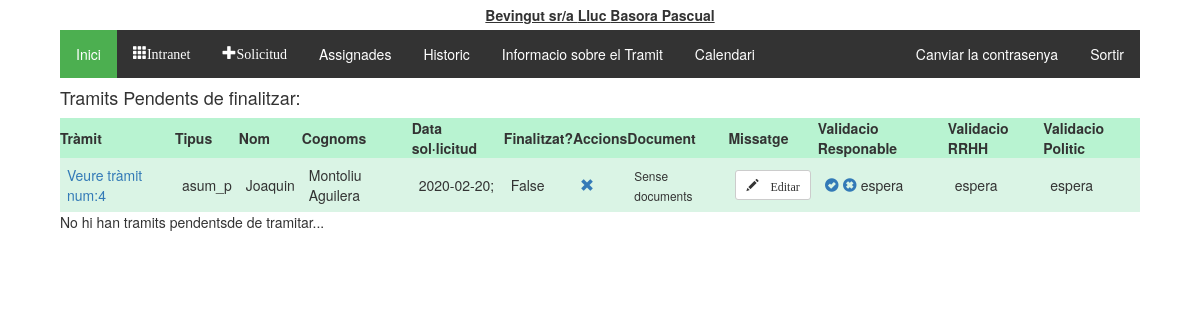
The page /tramitador/assignades/ (signed in) on the database as committed earlier.
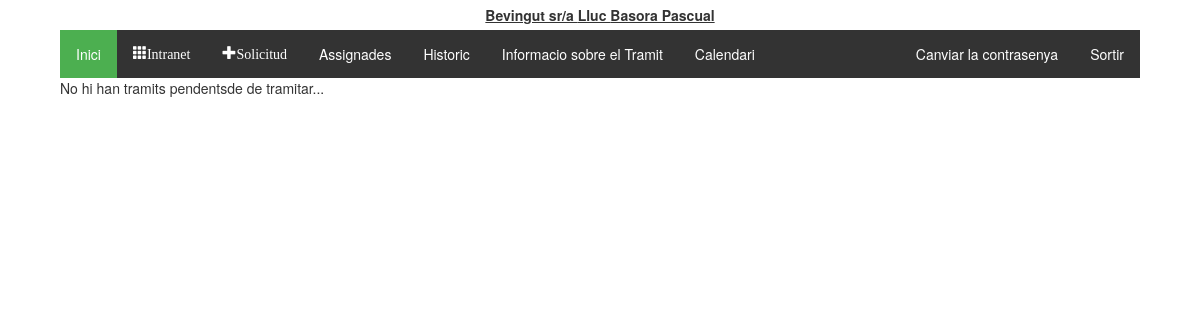
The same page on the database as committed later.
### tramitador/models.py (models this page shows, shortened)
class Tramit(models.Model):
    validacio = (
        ('conforme','conforme'),
        ('inconforme','no conforme'),
        ('espera', 'en espera'),
    )
    tipologia = (
        ('vacances', 'Vacances'),
        ('perm_precep', 'Permisos preceptius'),
        ('perm_no_precep', 'Permisos no preceptius'),
        ('asum_p', 'Asumptes personals'),
        ('perm_indisposicio', 'Permis Indisposicio'),
        ('perm_altres', 'Altres permissos'),
    )
    treballador = models.ForeignKey(Treballadors, on_delete=models.CASCADE)
    document = models.ForeignKey(Document, on_delete=models.SET_NULL, null=True, blank=True)
    creat_en = models.DateTimeField(auto_now_add=True)
    modificat_en = models.DateTimeField(auto_now=True)
    data_sol = models.CharField(max_length=250, help_text = "Interval de dates amb guións '/', per dies no consecutios emprar ';' Exemple:2019-08-01-2019-08-20;2019-09-09")
    tipus = models.CharField(max_length=40, choices=tipologia, default='asum_p')
    finalitzat = models.BooleanField(default=False)
    """Validacio de RRHH"""
    valRRHH = models.CharField(max_length=20, choices=validacio, default='espera')
    """Validacio del responsable"""
    valResp =  models.CharField(max_length=20, choices=validacio, default='espera')
    """Validacio del Politic"""
    valPol = models.CharField(max_length=20, choices=validacio, default='espera')
    """En cas de voler explicar el motiu"""
    missatge_usuari = models.CharField(max_length=2000, null = True)
    missatge_responsable = models.CharField(max_length=2000, null = True, blank=True)
    """Millores per el admin site"""
    def was_published_recently(self):
        return self.creat_en >= timezone.now() - datetime.timedelta(days=1)
    was_published_recently.admin_order_field = 'creat_en'
    was_published_recently.boolean = True
    was_published_recently.short_description = 'Publicat recentment?'

class Treballadors(AbstractUser):
    usuari = models.CharField(max_length=20)
    foto = models.FileField(upload_to='fotos', blank=True, null=True)
    """nom = models.CharField(max_length=20)
    cognoms = models.CharField(max_length=20)
    email = models.CharField(max_length=50)"""
    dni = models.CharField(max_length=20, null = True, blank=True)
    areas = models.ManyToManyField(Area)
    observacions = models.TextField(null = True, blank=True)
    """rol = models.CharField(max_length=20, choices = tip_rols, default = 'treb')
    estat = models.CharField(max_length=10, choices = tip_estats, default = 'alta')"""
    representant = models.ForeignKey('self', on_delete=models.CASCADE, blank=True, null = True)
    class Meta:
        ordering = ['first_name','last_name']

### tramitador/views.py (the view, shortened to what this page needs)
# urls.py: path('assignades/',views.assignades, name="assignades"),
@login_required
def assignades(request):
    groups = request.user.groups.all()
    rol = []
    l = []
    tramits_pendents_RRHH = None
    for g in groups:
        l.append(g.name)
    if "responsables" in l:
        tramits_pendents = Tramit.objects.all().filter(treballador__areas__in = request.user.areas.all()).filter( Q(valResp = "espera") | Q(valRRHH="inconforme")).exclude(finalitzat = True)
        if "RRHH" in l:
            tramits_pendents_RRHH = Tramit.objects.all().filter(~Q(valResp ="espera")).exclude(finalitzat = True)
            rol.append("RRHH")
        rol.append("responsables")
    elif "RRHH" in l:
        tramits_pendents_RRHH = Tramit.objects.all().filter(~Q(valResp ="espera")).exclude(finalitzat = True)
        rol.append("RRHH")
    elif "politics" in l:
        tramits_pendents = Tramit.objects.all().filter(Q(valRRHH = "conforme") & Q(finalitzat = False))
        rol.append('politics')
    if(tramits_pendents_RRHH != None):
        tramits_pendents = None
        context = {'tramits_pendents': tramits_pendents,'rol': rol, 'tramits_pendents_RRHH':tramits_pendents_RRHH }
        return render(request, 'tramits/assignades.html', context)
    else:
        context = {'tramits_pendents': tramits_pendents,'rol': rol}
        return render(request, 'tramits/assignades.html', context)

### tramitador/templatetags/group.py (called while the page is built)
@register.filter(name='has_group')
def has_group(user, group_name):
    group_name = group_name.split(";")
    for group in group_name:
        if(user.groups.filter(name=group).exists()):
            return True
    return False

### tramitador/templates/tramits/assignades.html (shortened to what the changed rows need)
{% extends 'tramits/base.html' %}
{% block content %}
  {% if tramits_pendents %}
  <h4>Tramits Pendents de finalitzar:</h4>
    <table class="TFtable">
      <tr>
        <th>Tràmit</th><th>Tipus</th><th>Nom</th><th>Cognoms</th><th>Data sol·licitud</th><th>Finalitzat?</th><th>Accions</th><th>Document</th><th>Missatge</th><th>Validacio Responable</th><th>Validacio RRHH</th>
        <th>Validacio Politic</th>
      </tr>
      {% for tramit in tramits_pendents %}
      <tr>
        <td><a href="{% url 'tramit_detall' tramit.id %}">Veure tràmit num:{{tramit.id}}</a></td><td>{{tramit.tipus}}</td><td>{{tramit.treballador.first_name}}</td><td>{{tramit.treballador.last_name}}</td>
        <td>{{tramit.data_sol}}</td><td>{{tramit.finalitzat}}</td><td><a href="{% url 'tramit_eliminar' tramit.id %}" onclick="return confirm('Estas segur de vole eliminar el tràmit?')" class="glyphicon glyphicon-remove"></a></td>
        <td>
          {% if tramit.document %}
            <a href='/static/documents/upload/{{ tramit.document.document }}' class="glyphicon glyphicon-save-file"></a>
          {% else %}
            <small>Sense documents</small>
          {% endif %}
        </td>
        <td>
          <button type="button" value="{{tramit.id}}" class="btn btn-default btn-sm missatges_btn" name="missatges_btn">
            <span class="glyphicon glyphicon-pencil"> Editar</span>
          </button>
        </td>
        <td>
          {% if 'responsables' in rol %}
            <a href="{% url 'validar' tramit.id 'responsables' %}" class="glyphicon glyphicon-ok-sign" title="Validar el Tràmit" id="validar" data-tramit="{{tramit.id}}" data-rol="{{rol}}"></a>
            <a href="{% url 'denegar' tramit.id 'responsables' %}" class="glyphicon glyphicon-remove-sign" title="Denegar el Tràmit" id="denegar" onclick="return confirm('Estas segur de voler denegar el tràmit?')" data-tramit="{{tramit.id}}" data-rol="{{rol}}"></a>
          {% endif %}
          {{tramit.valResp}}
        </td>
        <td>
            {{tramit.valRRHH}}
        </td>
        <td>
            {{tramit.valPol}}
        </td>
      </tr>
      {% endfor %}
    </table>
  {% endif %}
  {% if tramits_pendents_RRHH %}
    <h4>Tramits Pendents com a RRHH:</h4>
    <table class="TFtable">
      <tr>
        <th>Tràmit</th><th>Tipus</th><th>Nom</th><th>Cognoms</th><th>Data Sol·licitud</th><th>Finalitzat?</th><th>Accions</th><th>Document</th><th>Missatge</th><th>Validacio Responable</th><th>Validacio RRHH</th>
        <th>Validacio Politic</th>
      </tr>
      {% for tramit in tramits_pendents_RRHH %}
      <tr>
        <td><a href="{% url 'tramit_detall' tramit.id %}">Veure tràmit num:{{tramit.id}}</a></td><td>{{tramit.tipus}}</td><td>{{tramit.treballador.first_name}}</td><td>{{tramit.treballador.last_name}}</td>
        <td>{{tramit.data_sol}}</td><td>{{tramit.finalitzat}}</td><td><a href="{% url 'tramit_eliminar' tramit.id %}" onclick="return confirm('Estas segur de vole eliminar el tràmit?')" class="glyphicon glyphicon-remove"></a></td>
        <td>
          {% if tramit.document %}
            <a href='/static/documents/upload/{{ tramit.document.document }}' class="glyphicon glyphicon-save-file"></a>
          {% else %}
            <small>Sense documents</small>
          {% endif %}
        </td>
        <td>
          <button type="button" value="{{tramit.id}}" class="btn btn-default btn-sm missatges_btn" name="missatges_btn">
            <span class="glyphicon glyphicon-pencil"> Editar</span>
          </button>
        </td>
        <td>
          {% if 'responsables' in rol %}
            <a href="{% url 'validar' tramit.id 'responsables' %}" class="glyphicon glyphicon-ok-sign" title="Validar el Tràmit" id="validar" data-tramit="{{tramit.id}}" data-rol="responsables"></a>
            <a href="{% url 'denegar' tramit.id 'responsables' %}" class="glyphicon glyphicon-remove-sign" title="Denegar el Tràmit" id="denegar" data-tramit="{{tramit.id}}" data-rol="responsables" onclick="return confirm('Estas segur de voler denegar el tràmit?')"></a>
          {% endif %}
          {{tramit.valResp}}
        </td>
        <td>
          {% if 'RRHH' in rol %}
            <a href="{% url 'validar' tramit.id 'RRHH' %}" class="glyphicon glyphicon-ok-sign" title="Validar el Tràmit" id="validar" data-tramit="{{tramit.id}}" data-rol="RRHH"></a>
            <a href="{% url 'denegar' tramit.id 'RRHH' %}" class="glyphicon glyphicon-remove-sign" title="Denegar el Tràmit" id="denegar" data-tramit="{{tramit.id}}" data-rol="RRHH"  onclick="return confirm('Estas segur de voler denegar el tràmit?')"></a>
          {% endif %}
            {{tramit.valRRHH}}
        </td>
        <td>
          {% if 'politics' in rol %}
            <a href="{% url 'validar' tramit.id 'politics' %}" class="glyphicon glyphicon-ok-sign" title="Validar el Tràmit" id="validar" data-tramit="{{tramit.id}}" data-rol="politics"></a>
            <a href="{% url 'denegar' tramit.id 'politics' %}" class="glyphicon glyphicon-remove-sign" title="Denegar el Tràmit" id="denegar" data-tramit="{{tramit.id}}"data-rol="politics"></a>
          {% endif %}
            {{tramit.valPol}}
        </td>
      </tr>
      {% endfor %}
    </table>
    {% else %}
      <p>No hi han tramits pendentsde de tramitar...</p>
    {% endif %}
{% endblock %}

Rows that differ between the two databases and show on the page:
no longer on this page (row edited): Tramit: id "4", tipus "asum_p", treballador.first_name "Joaquin", treballador.last_name "Montoliu Aguilera", data_sol "2020-02-20;", finalitzat "False", shows "Sense documents", valResp "espera", valRRHH "espera", valPol "espera"
Other text that changed with them:
text no longer shown: "Tramits Pendents de finalitzar: Tràmit Tipus Nom Cognoms Data sol·licitud Finalitzat? Accions Document Missatge Validacio Responable Validacio RRHH Validacio Politic"
